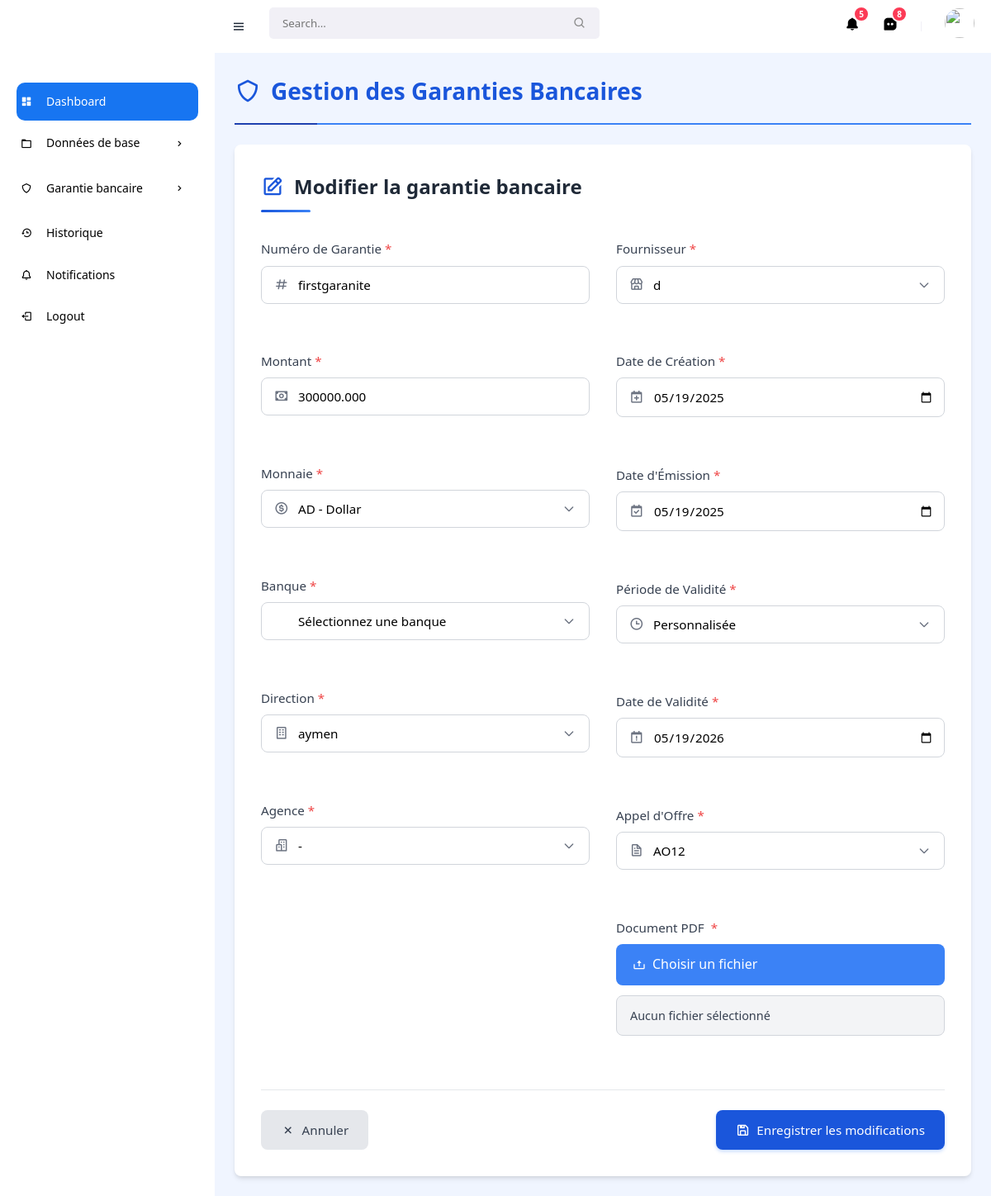
The app's page /Backend/Garantie/edit_garantie.php?id=1 with its own data.
### tables this page shows
CREATE TABLE IF NOT EXISTS `garantie` (
    `id` int NOT NULL AUTO_INCREMENT,
    `num_garantie` varchar(50) NOT NULL,
    `date_creation` date NOT NULL,
    `date_emission` date NOT NULL,
    `date_validite` date NOT NULL,
    `montant` decimal(15, 3) NOT NULL,
    `direction_id` int NOT NULL,
    `fournisseur_id` int NOT NULL,
    `monnaie_id` int NOT NULL,
    `agence_id` int NOT NULL,
    `appel_offre_id` int NOT NULL,
    PRIMARY KEY (`id`),
    UNIQUE KEY `num_garantie` (`num_garantie`),
    KEY `fk_agence_gar` (`agence_id`),
    KEY `fk_appel_gar` (`appel_offre_id`),
    KEY `fk_dir_gar` (`direction_id`),
    KEY `fk_fournisseur_gar` (`fournisseur_id`),
    KEY `fk_monnaie_gar` (`monnaie_id`)
);

### Backend/Garantie/edit_garantie.php (the view, shortened to what this page needs)
<?php
require_once("../../Pages/Template/header.php");
require_once('../../db_connection/db_conn.php');
$garantie_id = isset($_POST['garantie_id']) ? intval($_POST['garantie_id']) : intval($_GET['id']);
try {
    $sql = "SELECT * FROM garantie WHERE id = :id";
    $stmt = $pdo->prepare($sql);
    $stmt->bindParam(':id', $garantie_id);
    $stmt->execute();
    $garantie = $stmt->fetch(PDO::FETCH_ASSOC);
    $stmt_doc = $pdo->prepare("SELECT * FROM document_garantie WHERE garantie_id = :garantie_id");
    $stmt_doc->bindParam(':garantie_id', $garantie_id);
    $stmt_doc->execute();
    $document = $stmt_doc->fetch(PDO::FETCH_ASSOC);
    $stmt = $pdo->prepare("SELECT id, code, libelle FROM direction ORDER BY libelle");
    $stmt->execute();
    $directions = $stmt->fetchAll(PDO::FETCH_ASSOC);
    $stmt = $pdo->prepare("SELECT a.*, b.label as banque_label
                          FROM agence a
                          LEFT JOIN banque b ON a.banque_id = b.id
                          ORDER BY a.label");
    $stmt->execute();
    $agences = $stmt->fetchAll(PDO::FETCH_ASSOC);
    $stmt = $pdo->prepare("SELECT id, symbole, label FROM monnaie");
    $stmt->execute();
    $monnaies = $stmt->fetchAll(PDO::FETCH_ASSOC);
    $stmt = $pdo->prepare("SELECT id, nom_fournisseur FROM fournisseur");
    $stmt->execute();
    $fournisseurs = $stmt->fetchAll(PDO::FETCH_ASSOC);
    $stmt = $pdo->prepare("SELECT id, num_appel_offre FROM appel_offre");
    $stmt->execute();
    $appel_offres = $stmt->fetchAll(PDO::FETCH_ASSOC);
} catch (PDOException $e) {
    $_SESSION['error_message'] = "Erreur lors de la récupération des données: " . $e->getMessage();
    header('Location: ../../Pages/Garantie/ListeGaranties.php');
    exit;
}
?>
<!DOCTYPE html>
<html lang="fr">
<head>
    <link href='https://unpkg.com/boxicons@2.0.9/css/boxicons.min.css' rel='stylesheet'>
    <link rel="stylesheet" href="https://cdn.jsdelivr.net/npm/sweetalert2@11/dist/sweetalert2.min.css">
    <link rel="stylesheet" href="editGarantie.css">
</head>
<body>
    <div class="main-container">
        <div class="title">
            <i class='bx bx-shield'></i>
            Gestion des Garanties Bancaires
        </div>
        <div class="page">
            <div class="form-container">
                <div class="form-title">
                    <i class='bx bx-edit'></i>
                    Modifier la garantie bancaire
                </div>
                <form id="garantieForm" method="POST" action="../../Backend/Garantie/save_garantie.php" enctype="multipart/form-data">
                    <div class="form-grid">
                        <div class="form-column">
                            <div class="form-group">
                                <label for="num_garantie">Numéro de Garantie<span class="required">*</span></label>
                                <div class="input-with-icon">
                                    <i class='bx bx-hash'></i>
                                    <input type="text" id="num_garantie" name="num_garantie" class="form-control" value="<?php echo htmlspecialchars($garantie['num_garantie']); ?>">
                                </div>
                                <span class="error" id="num_garantieError"></span>
                            </div>
                            <div class="form-group">
                                <label for="montant">Montant<span class="required">*</span></label>
                                <div class="input-with-icon">
                                    <i class='bx bx-money'></i>
                                    <input type="text" id="montant" name="montant" class="form-control" value="<?php echo htmlspecialchars($garantie['montant']); ?>">
                                </div>
                                <span class="error" id="montantError"></span>
                            </div>
                            <div class="form-group">
                                <label for="monnaie_id">Monnaie<span class="required">*</span></label>
                                <div class="input-with-icon">
                                    <i class='bx bx-dollar-circle'></i>
                                    <select id="monnaie_id" name="monnaie_id" class="form-control">
                                        <?php
                                        if (!empty($monnaies)) {
                                            foreach ($monnaies as $monnaie) {
                                                $selected = ($garantie['monnaie_id'] == $monnaie['id']) ? 'selected' : '';
                                                echo "<option value='" . htmlspecialchars($monnaie['id']) . "' $selected>" .
                                                    htmlspecialchars($monnaie['symbole'] . ' - ' . $monnaie['label']) . "</option>";
                                            }
                                        }
                                        ?>
                                    </select>
                                </div>
                                <span class="error" id="monnaie_idError"></span>
                            </div>
                            <div class="form-group">
                                <label for="banque_select">Banque<span class="required">*</span></label>
                                <div class="input-with-icon">
                                    <select id="banque_select" class="form-control">
                                        <option value="">Sélectionnez une banque</option>
                                    </select>
                                </div>
                                <span class="error" id="banque_selectError"></span>
                            </div>
                            <div class="form-group">
                                <label for="direction_id">Direction<span class="required">*</span></label>
                                <div class="input-with-icon">
                                    <i class='bx bx-building'></i>
                                    <select id="direction_id" name="direction_id" class="form-control">
                                        <?php
                                        if (!empty($directions)) {
                                            foreach ($directions as $direction) {
                                                $selected = ($garantie['direction_id'] == $direction['id']) ? 'selected' : '';
                                                echo "<option value='" . htmlspecialchars($direction['id']) . "' $selected>" .
                                                    htmlspecialchars($direction['libelle']) . "</option>";
                                            }
                                        }
                                        ?>
                                    </select>
                                </div>
                                <span class="error" id="direction_idError"></span>
                            </div>
                            <div class="form-group">
                                <label for="agence_id">Agence<span class="required">*</span></label>
                                <div class="input-with-icon">
                                    <i class='bx bx-buildings'></i>
                                    <select id="agence_id" name="agence_id" class="form-control">
                                        <?php
                                        if (!empty($agences)) {
                                            foreach ($agences as $agence) {
                                                $selected = ($garantie['agence_id'] == $agence['id']) ? 'selected' : '';
                                                $direction_id = isset($agence['direction_id']) ? htmlspecialchars($agence['direction_id']) : '';
                                                $banque_id = isset($agence['banque_id']) ? htmlspecialchars($agence['banque_id']) : '';
                                                $adresse = isset($agence['adresse']) ? htmlspecialchars($agence['adresse']) : '';
                                                echo "<option value='" . htmlspecialchars($agence['id']) . "'
                                                data-direction='" . $direction_id . "'
                                                data-banque='" . $banque_id . "' $selected>" .
                                                htmlspecialchars($agence['label']) . " - " . $adresse . "</option>";
                                            }
                                        }
                                        ?>
                                    </select>
                                </div>
                                <span class="error" id="agence_idError"></span>
                            </div>
                        </div>
                        <div class="form-column">
                            <div class="form-group">
                                <label for="fournisseur_id">Fournisseur<span class="required">*</span></label>
                                <div class="input-with-icon">
                                    <i class='bx bx-store'></i>
                                    <select id="fournisseur_id" name="fournisseur_id" class="form-control">
                                        <?php
                                        if (!empty($fournisseurs)) {
                                            foreach ($fournisseurs as $fournisseur) {
                                                $selected = ($garantie['fournisseur_id'] == $fournisseur['id']) ? 'selected' : '';
                                                echo "<option value='" . htmlspecialchars($fournisseur['id']) . "' $selected>" .
                                                    htmlspecialchars($fournisseur['nom_fournisseur']) . "</option>";
                                            }
                                        }
                                        ?>
                                    </select>
                                </div>
                                <span class="error" id="fournisseur_idError"></span>
                            </div>
                            <div class="form-group">
                                <label for="date_creation">Date de Création<span class="required">*</span></label>
                                <div class="input-with-icon">
                                    <i class='bx bx-calendar-plus'></i>
                                    <input type="date" id="date_creation" name="date_creation" class="form-control" value="<?php echo htmlspecialchars($garantie['date_creation']); ?>">
                                </div>
                                <span class="error" id="date_creationError"></span>
                            </div>
                            <div class="form-group">
                                <label for="date_emission">Date d'Émission<span class="required">*</span></label>
                                <div class="input-with-icon">
                                    <i class='bx bx-calendar-check'></i>
                                    <input type="date" id="date_emission" name="date_emission" class="form-control" value="<?php echo htmlspecialchars($garantie['date_emission']); ?>">
                                </div>
                                <span class="error" id="date_emissionError"></span>
                            </div>
                            <div class="form-group">
                                <label for="periode_validite">Période de Validité<span class="required">*</span></label>
                                <div class="input-with-icon">
                                    <i class='bx bx-time'></i>
                                    <select id="periode_validite" name="periode_validite" class="form-control">
                                        <option value="custom" selected>Personnalisée</option>
                                    </select>
                                </div>
                                <span class="error" id="periode_validiteError"></span>
                            </div>
                            <div class="form-group" id="date_validite_group">
                                <label for="date_validite">Date de Validité<span class="required">*</span></label>
                                <div class="input-with-icon">
                                    <i class='bx bx-calendar-exclamation'></i>
                                    <input type="date" id="date_validite" name="date_validite" class="form-control" value="<?php echo htmlspecialchars($garantie['date_validite']); ?>">
                                </div>
                                <span class="error" id="date_validiteError"></span>
                            </div>
                            <div class="form-group">
                                <label for="appel_offre_id">Appel d'Offre<span class="required">*</span></label>
                                <div class="input-with-icon">
                                    <i class='bx bx-file'></i>
                                    <select id="appel_offre_id" name="appel_offre_id" class="form-control">
                                        <?php
                                        if (!empty($appel_offres)) {
                                            foreach ($appel_offres as $offre) {
                                                $selected = (isset($garantie['appel_offre_id']) && $garantie['appel_offre_id'] == $offre['id']) ? 'selected' : '';
                                                echo "<option value='" . htmlspecialchars($offre['id']) . "' $selected>" .
                                                    htmlspecialchars($offre['num_appel_offre']) . "</option>";
                                            }
                                        }
                                        ?>
                                    </select>
                                </div>
                                <span class="error" id="appel_offre_idError"></span>
                            </div>
                            <div class="form-group">
                                <label for="document_pdf">
                                    Document PDF
                                    <?php if (!$document): ?>
                                    <span class="required">*</span>
                                    <?php endif; ?>
                                </label>
                                <div class="file-upload-container">
                                    <div class="file-upload-button">
                                        <i class='bx bx-upload'></i>
                                        <span>Choisir un fichier</span>
                                    </div>
                                    <div class="file-name" id="file-name-display">
                                        <?php echo $document ? htmlspecialchars($document['nom_document']) : 'Aucun fichier sélectionné'; ?>
                                    </div>
                                </div>
                                <span class="error" id="document_pdfError"></span>
                            </div>
                        </div>
                    </div>
                    <div class="form-actions">
                        <a href="../../Pages/Garantie/ListeGaranties.php" class="btn btn-cancel">
                            <i class='bx bx-x'></i> Annuler
                        </a>
                        <button type="submit" class="btn btn-primary">
                            <i class='bx bx-save'></i> Enregistrer les modifications
                        </button>
                    </div>
                </form>
            </div>
        </div>
    </div>
</body>
</html>
<?php
 require_once('../../Pages/Template/footer.php');
?>

### records on screen
garantie: num_garantie "firstgaranite", montant "300000.000", date_creation "05/19/2025", date_emission "05/19/2025", date_validite "05/19/2026"

### other values on screen
form field monnaie_id "AD - Dollar"
form field direction_id "aymen"
form field fournisseur_id "d"
form field appel_offre_id "AO12"
